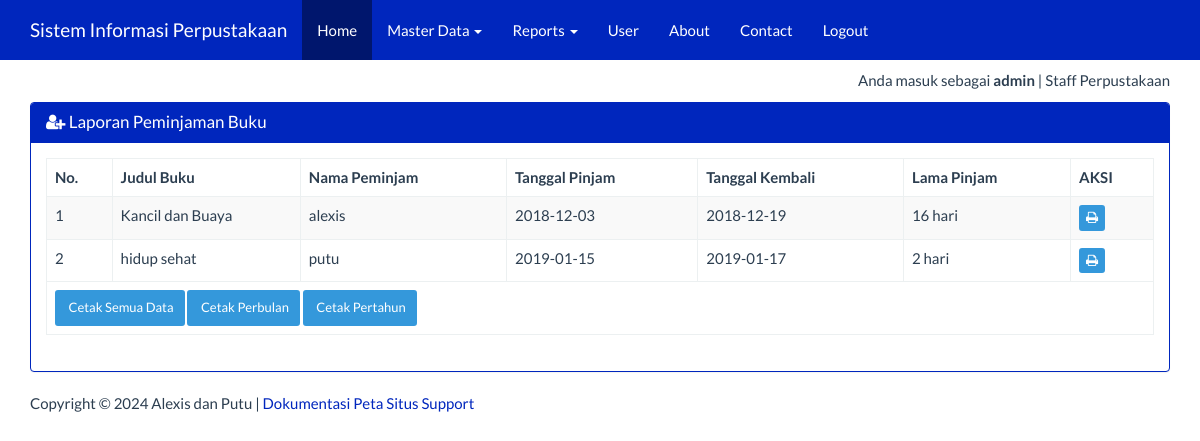
Screenshot of /?page=peminjaman&actions=report (signed in) with the database file from the repository.
### tables this page shows
CREATE TABLE IF NOT EXISTS `peminjaman` (
  `judul_buku` varchar(50) NOT NULL,
  `peminjam` varchar(50) NOT NULL,
  `tgl_pinjam` varchar(25) NOT NULL,
  `tgl_kembali` varchar(25) NOT NULL,
  `lama_pinjam` int(5) NOT NULL,
  `keterangan` varchar(100) NOT NULL,
  `id` int(5) NOT NULL AUTO_INCREMENT,
  PRIMARY KEY (`id`)
);

### views/peminjaman_report.php (the view, shortened to what this page needs)
<div class="container">
    <div class="row">
        <div class="col-xs-12">
            <div class="panel panel-success">
                <div class="panel-heading">
                    <h3 class="panel-title"><span class="fa fa-user-plus"></span> Laporan Peminjaman Buku</h3>
                </div>
                <div class="panel-body">
                    <table id="deskripsi" class="table table-bordered table-striped table-hover">
                        <thead>
                            <tr>
                                <th>No.</th><th width="17%">Judul Buku</th><th>Nama Peminjam</th><th>Tanggal Pinjam</th><th>Tanggal Kembali</th><th>Lama Pinjam</th><th>AKSI</th>
                            </tr>
                        </thead>
                        <tbody>
                            <?php
                            $sql = "SELECT * FROM peminjaman";
                            $query = mysqli_query($koneksi, $sql) or die("SQL Anda Salah");
                            $nomor = 0;
                            while ($data = mysqli_fetch_array($query)) {
                                $nomor++;
                                ?>
                                <tr>
                                    <td><?= $nomor ?></td>
									                  <td><?= $data['judul_buku'] ?></td>
                                    <td><?= $data['peminjam'] ?></td>
                                    <td><?= $data['tgl_pinjam'] ?></td>
                                    <td><?= $data['tgl_kembali'] ?></td>
									                  <td><?= $data['lama_pinjam'] ?> hari</td>
                                    <td>
                                        <a href="report/peminjaman_satu.php?id=<?= $data['id'] ?>" target="_blank" class="btn btn-info btn-xs">
                                            <span class="fa fa-print"></span>
                                        </a>
                                    </td>
                                </tr>
                            <?php } ?>
                        </tbody>
                        <tfoot>
                            <tr>
                                <td colspan="9">
                                    <a href="report/peminjaman_semua.php" target="_blank" class="btn btn-info btn-sm">
                                        <span class="fa fa_print"></span> Cetak Semua Data
                                    </a>
                                    <a href="#cetak_perbulan" class="btn btn-info btn-sm">
                                        <span class="fa fa_print"></span> Cetak Perbulan
                                    </a>
                                    <a href="#cetak_pertahun" class="btn btn-info btn-sm">
                                        <span class="fa fa_print"></span> Cetak Pertahun
                                    </a>
                                </td>
                            </tr>
                        </tfoot>
                    </table>
                </div>
            </div>
        </div>
    </div>
</div>

### index.php (style rules this page uses)
body { margin-top:70px; }

### rows the page displays
peminjaman: judul_buku "Kancil dan Buaya", peminjam "alexis", tgl_pinjam "2018-12-03", tgl_kembali "2018-12-19", lama_pinjam "16"
peminjaman: judul_buku "hidup sehat", peminjam "putu", tgl_pinjam "2019-01-15", tgl_kembali "2019-01-17", lama_pinjam "2"

### other values shown
$_SESSION['username'] "admin"
$_SESSION['ket'] "Staff Perpustakaan"
